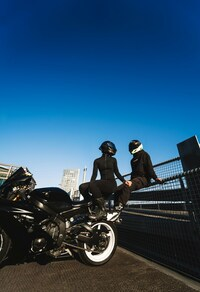
#> input picture small_test_image.jpg, 200 x 292 px
$ python filters.py -i small_test_image.jpg
#> lines starting #> are read from the running program, lines starting #| are printed output that depends on the picture; after the words box and inside, x2 and y2 are one past the last pixel; in counts of white or black regions, pixels touching at a corner belong together
from __future__ import annotations

import math
import os
from pathlib import Path
from typing import Literal

import numpy as np
from PIL import Image, ImageEnhance
from smolagents import tool

# ---------------------------------------------------------------------------
# Helper utilities
# ---------------------------------------------------------------------------


def _to_numpy(img: Image.Image) -> np.ndarray:
    """Convert a ``PIL.Image`` to a ``float32`` NumPy array in the `[0, 1]` range.

    Args:
        img (PIL.Image.Image): Input image in RGB mode.

    Returns:
        np.ndarray: Array of shape *(H, W, 3)* with values ∈ [0, 1].
    """
    return np.asarray(img).astype(np.float32) / 255.0


def _to_image(arr: np.ndarray) -> Image.Image:
    """Convert a `[0, 1]` NumPy array back to an 8‑bit ``PIL.Image``.

    Args:
        arr (np.ndarray): Image data scaled to the `[0, 1]` range.

    Returns:
        PIL.Image.Image: 8‑bit RGB image.
    """
    arr_uint8 = np.clip(arr * 255.0 + 0.5, 0, 255).astype(np.uint8)
    return Image.fromarray(arr_uint8)


# ---------------------------------------------------------------------------
# Basic global adjustments
# ---------------------------------------------------------------------------


@tool
def adjust_contrast(img: Image.Image, factor: float) -> Image.Image:
    """Adjust global contrast.

    Args:
        img (PIL.Image.Image): Input image.
        factor (float): Contrast multiplier. `1.0` leaves the image unchanged;
            values > 1 increase contrast and values < 1 flatten it.
            A factor of 1.1 is a lot. A factor of 1.02 is a delicate modification .


    Returns:
        PIL.Image.Image: Contrast‑adjusted image.

    """
    return ImageEnhance.Contrast(img).enhance(factor)


@tool
def adjust_exposure(img: Image.Image, ev: float) -> Image.Image:
    """Adjust exposure by a given EV (Exposure Value) offset.

    Args:
        img (PIL.Image.Image): Input image.
        ev (float): Exposure compensation in stops. `+1` doubles brightness,
            `‑1` halves it.
            a ev of 0.2 is a lot. a ev of 0.05 is a delicate modification .


    Returns:
        PIL.Image.Image: Exposure‑adjusted image.
    """
    return _to_image(_to_numpy(img) * (2.0**ev))


@tool
def adjust_saturation(img: Image.Image, factor: float) -> Image.Image:
    """Adjust global saturation.

    Args:
        img (PIL.Image.Image): Input image.
        factor (float): Saturation multiplier. Values > 1 intensify colour and
            values < 1 desaturate. `factor *= 1.10` (or `0.90`) yields a ± 10 % change.
            a factor of 1.5 is a lot. a factor of 1.1 is a delicate modification .

    Returns:
        PIL.Image.Image: Saturation‑adjusted image.

    """
    return ImageEnhance.Color(img).enhance(factor)


# ---------------------------------------------------------------------------
# Shadows / Highlights
# ---------------------------------------------------------------------------


@tool
def adjust_shadows_highlights(
    img: Image.Image,
    shadow: float = 1.0,
    highlight: float = 1.0,
) -> Image.Image:
    """Lift shadows or tame highlights.

    Args:
        img (PIL.Image.Image): Input image.
        shadow (float, optional): Multiplier applied mainly to dark tones.
            Defaults to `1.0`. Values > 1 brighten shadows; < 1 darken them.
        highlight (float, optional): Multiplier applied mainly to bright tones.
            Defaults to `1.0`. Values < 1 recover detail; > 1 brighten further.
        Here, variations of 1, are a lot.
        Variations under 0.2 are not noticeable.

    Returns:
        PIL.Image.Image: Image with adjusted shadows/highlights.

    Notes:
        A 10 % shadow lift is `shadow *= 1.10`; a 10 % highlight cut is
        `highlight *= 0.90`.
    """
    arr = _to_numpy(img)
    lum = arr.mean(axis=2, keepdims=True)
    shadow_mask = np.clip(1.0 - lum * 2.0, 0.0, 1.0)
    highlight_mask = np.clip((lum - 0.5) * 2.0, 0.0, 1.0)
    arr = arr * (shadow_mask * (shadow - 1.0) + 1.0)
    arr = arr * (highlight_mask * (highlight - 1.0) + 1.0)
    return _to_image(arr)


# ---------------------------------------------------------------------------
# White‑balance: Temperature & Tint
# ---------------------------------------------------------------------------


# @tool
# [33 lines left out: functions adjust_temperature, adjust_tint, not called in this run]


# ---------------------------------------------------------------------------
# RGB ⇄ HSL helpers
# ---------------------------------------------------------------------------


@tool
def rgb_to_hsl(img: Image.Image) -> tuple[np.ndarray, np.ndarray, np.ndarray]:
    """Vectorised RGB→HSL conversion.

    Args:
        img: PIL.Image.Image: 8‑bit RGB image.

    Returns:
        Tuple[np.ndarray, np.ndarray, np.ndarray]: Hue, Saturation, Lightness
        arrays each in `[0, 1]` and shape *(H, W)*.
    """
    arr = _to_numpy(img)
    r, g, b = arr[..., 0], arr[..., 1], arr[..., 2]
    maxc, minc = arr.max(axis=2), arr.min(axis=2)
    li = (maxc + minc) / 2.0
    s = np.zeros_like(li)
    diff = maxc - minc
    mask = diff != 0
    lesser = li < 0.5
    s[mask & lesser] = diff[mask & lesser] / (maxc + minc)[mask & lesser]
    s[mask & ~lesser] = diff[mask & ~lesser] / (2.0 - maxc - minc)[mask & ~lesser]
    h = np.zeros_like(li)
    rc, gc, bc = (maxc - r) / (diff + 1e-20), (maxc - g) / (diff + 1e-20), (maxc - b) / (diff + 1e-20)
    h[maxc == r] = (bc - gc)[maxc == r]
    h[maxc == g] = 2.0 + (rc - bc)[maxc == g]
    h[maxc == b] = 4.0 + (gc - rc)[maxc == b]
    h = (h / 6.0) % 1.0
    h[~mask] = 0.0
    return h, s, li


def hsl_to_rgb(h: np.ndarray, s: np.ndarray, li: np.ndarray) -> np.ndarray:
    """Vectorised HSL→RGB conversion.

    Args:
        h (np.ndarray): Hue channel `[0, 1]`.
        s (np.ndarray): Saturation channel `[0, 1]`.
        li (np.ndarray): Lightness channel `[0, 1]`.

    Returns:
        PIL.Image.Image: 8‑bit RGB image.
    """

    def _f(n: float) -> np.ndarray:
        k = (n + h * 12.0) % 12.0
        a = s * np.minimum(li, 1.0 - li)
        return li - a * np.clip(np.minimum(np.minimum(k - 3.0, 9.0 - k), 1.0), -1.0, 1.0)

    r, g, b = _f(0.0), _f(8.0), _f(4.0)
    return _to_image(np.stack([r, g, b], axis=-1))


# Hue centres and +/- half‑widths (degrees) taken from Adobe’s HSL model
COLOR_RANGES: dict[str, tuple[float, float]] = {
    "red": (345, 15),  # 345° → 15° (wraps around 0)
    "orange": (15, 45),
    "yellow": (45, 75),
    "green": (75, 165),
    "aqua": (165, 195),
    "blue": (195, 255),
    "purple": (255, 285),
    "magenta": (285, 345),
}

ColorName = Literal[
    "red",
    "orange",
    "yellow",
    "green",
    "aqua",
    "blue",
    "purple",
    "magenta",
]


def _range_for(color: ColorName) -> tuple[float, float]:
    start, end = COLOR_RANGES[color]
    return start % 360, end % 360


@tool
def adjust_hue_color(
    h: np.ndarray, s: np.ndarray, li: np.ndarray, color: ColorName, delta: float
) -> tuple[np.ndarray, np.ndarray, np.ndarray]:
    """Shift the **hue** of a specific colour bucket.

    Args:
        h (np.ndarray): Hue channel `[0, 1]`.
        s (np.ndarray): Saturation channel `[0, 1]`.
        li (np.ndarray): Lightness channel `[0, 1]`.
        color (ColorName): Colour family to target [red, orange, yellow, green, aqua, blue, purple, magenta]
        delta (float): Hue shift *in degrees*. 15 degrees is good increment. 40 is a lot. 5 is a delicate modification .

    Returns:
        Tuple[np.ndarray, np.ndarray, np.ndarray]: Hue, Saturation, Lightness
        arrays each in `[0, 1]` and shape *(H, W)*.

    """
    return adjust_hsl_channel(h, s, li, _range_for(color), h_delta=delta)


@tool
def adjust_saturation_color(
    h: np.ndarray, s: np.ndarray, li: np.ndarray, color: ColorName, factor: float
) -> tuple[np.ndarray, np.ndarray, np.ndarray]:
    """Change **saturation** of a specific colour bucket.

    Args:
        h (np.ndarray): Hue channel `[0, 1]`.
        s (np.ndarray): Saturation channel `[0, 1]`.
        li (np.ndarray): Lightness channel `[0, 1]`.
        color (ColorName): Colour family to target [red, orange, yellow, green, aqua, blue, purple, magenta]
        factor (float): Saturation multiplier. Factor under +/- 0.1 are delicate modifications.
            Factor of 0.2 and 1.8 are very strong variations.

    Returns:
        Tuple[np.ndarray, np.ndarray, np.ndarray]: Hue, Saturation, Lightness
        arrays each in `[0, 1]` and shape *(H, W)*.
    """
    return adjust_hsl_channel(h, s, li, _range_for(color), s_factor=factor)


# [17 lines left out: function adjust_luminance_color, not called in this run]


def adjust_hsl_channel(
    h: np.ndarray,
    s: np.ndarray,
    li: np.ndarray,
    hue_range: tuple[float, float],
    h_delta: float = 0.0,
    s_factor: float = 1.0,
    l_factor: float = 1.0,
) -> Image.Image:
    """Adjust Hue, Saturation, or Lightness for pixels within a hue slice.

    Args:
        h (np.ndarray): Hue channel `[0, 1]`.
        s (np.ndarray): Saturation channel `[0, 1]`.
        li (np.ndarray): Lightness channel `[0, 1]`.
        hue_range (Tuple[float, float]): Start and end hue in degrees `[0, 360)`.
            The range may wrap past 360° (e.g. `(350, 20)` selects reds).
        h_delta (float, optional): Hue shift in degrees. Defaults to `0.0`.
        s_factor (float, optional): Saturation multiplier. Defaults to `1.0`.
        l_factor (float, optional): Lightness multiplier. Defaults to `1.0`.

    Returns:
        PIL.Image.Image: Image with per‑hue HSL adjustment applied.

    Notes:
        Typical 10 % tweaks: `h_delta ≈ ±10°`, `s_factor *= 1.10`,
        `l_factor *= 1.10` (or `0.90`).
    """
    h_start, h_end = np.deg2rad(hue_range[0]), np.deg2rad(hue_range[1])
    h_rad = h * 2 * math.pi
    if hue_range[0] <= hue_range[1]:
        mask = (h_rad >= h_start) & (h_rad <= h_end)
    else:
        mask = (h_rad >= h_start) | (h_rad <= h_end)

    h_new = h.copy()
    s_new = s.copy()
    l_new = li.copy()

    h_new[mask] = (h[mask] + h_delta / 360.0) % 1.0
    s_new[mask] = np.clip(s[mask] * s_factor, 0.0, 1.0)
    l_new[mask] = np.clip(li[mask] * l_factor, 0.0, 1.0)

    return h_new, s_new, l_new


# ---------------------------------------------------------------------------
# Creative effects
# ---------------------------------------------------------------------------


@tool
def add_vignette(img: Image.Image, strength: float = 0.5) -> Image.Image:
    """Add a radial vignette.

    Args:
        img (PIL.Image.Image): Input image.
        strength (float, optional): Corner darkening amount in `[0, 1]`. Defaults
            to `0.5`. `strength *= 1.10` boosts the vignette ~10 %.
        A strength of 1 is the maximum a lot. Under 0.2 is a delicate modification .
    Returns:
        PIL.Image.Image: Vignetted image.
    """
    softness = 0.5
    w, h = img.size
    cx, cy = w / 2, h / 2
    y, x = np.ogrid[:h, :w]
    r = np.sqrt((x - cx) ** 2 + (y - cy) ** 2)
    mask = 1.0 - strength * ((r / r.max()) ** (softness * 4.0))
    return _to_image(_to_numpy(img) * mask[..., None])


@tool
def add_grain(img: Image.Image, amount: float = 0.05) -> Image.Image:
    """Add monochromatic Gaussian grain.

    Args:
        img (PIL.Image.Image): Input image.
        amount (float, optional): Noise standard deviation in the `[0, 1]`
            domain.
            An amount of 0.01 is a delicate modification . The max is 0.1.
            In classic usage 0.02 is a good start.
    """
    noise = np.random.normal(0.0, amount, _to_numpy(img).shape).astype(np.float32)
    return _to_image(_to_numpy(img) + noise)


@tool
def save_image(h: np.ndarray, s: np.ndarray, li: np.ndarray, output_directory: str) -> None:
    """Save an HSL image as a JPEG file in the specified directory.

    The image will be saved with a filename of the form "trial_N.jpeg", where N is the
    current count of JPEG files in the directory.

    Args:
        h (np.ndarray): Hue channel `[0, 1]`.
        s (np.ndarray): Saturation channel `[0, 1]`.
        li (np.ndarray): Lightness channel `[0, 1]`.
        output_directory (str): Path to the output directory.

    Returns:
        str: The full path to the saved image file.
    """
    img = hsl_to_rgb(h, s, li)
    nb_iter = str(len([f for f in os.listdir(output_directory) if f.endswith(".jpeg")]))
    output_path = os.path.join(output_directory, f"trial_{nb_iter}.jpeg")
    img.save(output_path, format="JPEG", quality=95)


@tool
def load_image(path: str) -> Image.Image:
    """Load an image from a file.

    Args:
        path (str): File path to the image.

    Returns:
        PIL.Image.Image: Loaded image in RGB mode.
    """
    return Image.open(path).convert("RGB")


# ---------------------------------------------------------------------------
# Demo pipeline
# ---------------------------------------------------------------------------


def demo_all(input_path: str, output_dir: str | Path = "demo_out") -> None:
    """Run every adjustment once and save results.

    Args:
        input_path (str): Path to the source image file.
        output_dir (str | Path, optional): Directory to write results. Defaults
            to ``"demo_out"``.

    Returns:
        Dict[str, str]: Mapping of effect name to the saved file path.
    """
    img = load_image(path=input_path)
#> in load_image, returned value is the input picture: PIL image 200x292 RGB; mean R, G, B 37.5, 77.3, 108.7

    # Apply global RGB adjustments in sequence
    # 2. Reduced exposure (moderately)
    img = adjust_exposure(img=img, ev=0.05)  # Decreased from 0.1 as per feedback

    # 1. Reduced contrast (significantly)
    img = adjust_contrast(img=img, factor=1.03)  # From 1.1 to 1.03 (delicate contrast increase)

    # 3. Reduced global saturation
    img = adjust_saturation(img=img, factor=1.1)  # From 1.2 to 1.1 (moderate enhancement)

    # 5. Subtler shadows/highlights
    img = adjust_shadows_highlights(img=img, shadow=1.05, highlight=0.95)  # From 1.1  # From 0.9 to 0.95

    # 7. Remove vignette
    img = add_vignette(img=img, strength=0.0)  # Set to min per feedback

    # 8. Remove grain
    img = add_grain(img=img, amount=0.0)  # No grain
#> in add_grain, `noise = np.random.normal(0.0, amount, _to_numpy(img).shape).astype(np...`: noise: shape (292, 200, 3) float32; every value is 0

    # Convert to HSL for color-specific modifications
    h, s, li = rgb_to_hsl(img)
#> in rgb_to_hsl, `mask = diff != 0`:
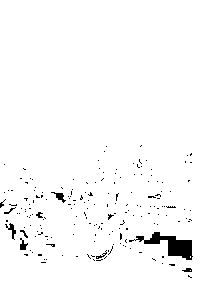
#> mask: shape (292, 200) bool; 97.6% white; 184 black regions (175 under 20 px), largest, box (x1, y1, x2, y2) and area: (129, 232, 193, 260) 651, (5, 223, 16, 240) 63, (51, 192, 66, 203) 62
#> in rgb_to_hsl, `lesser = li < 0.5`: lesser: shape (292, 200) bool; 84.3% white; 110 black regions (99 under 20 px), largest, box (x1, y1, x2, y2) and area: (0, 121, 179, 201) 7577, (85, 223, 115, 262) 367, (153, 160, 183, 181) 338
#> in rgb_to_hsl, `s[mask & ~lesser] = diff[mask & ~lesser] / (2.0 - maxc - minc)[mask & ..`:
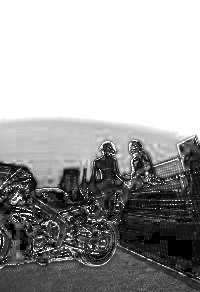
#> s: shape (292, 200) float32; min 0, max 1, mean 0.63
#> in rgb_to_hsl, `rc, gc, bc = (maxc - r) / (diff + 1e-20), (maxc - g) / (diff + 1e-20),..`:
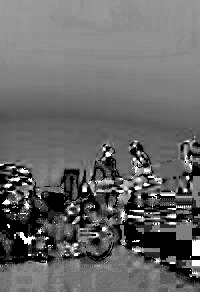
#> gc: shape (292, 200) float32; min 0, max 1, mean 0.411
#> in rgb_to_hsl, `h[maxc == g] = 2.0 + (rc - bc)[maxc == g]`:
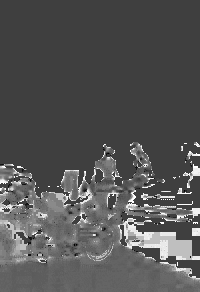
#> h: shape (292, 200) float32; min -1, max 3, mean 0.339; drawn with min black and max white
#> in rgb_to_hsl, `h[~mask] = 0.0`:
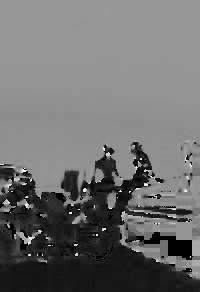
#> h: shape (292, 200) float32; min 0, max 0.993, mean 0.437

    # 3(a) Reduced blue saturation
    h, s, li = adjust_saturation_color(h=h, s=s, li=li, color="blue", factor=1.3)  # From 1.5 to 1.3
#> in adjust_hsl_channel, `mask = (h_rad >= h_start) & (h_rad <= h_end)`: mask: shape (292, 200) bool; 63.7% white; 35 black regions (29 under 20 px), largest, box (x1, y1, x2, y2) and area: (0, 141, 200, 292) 20560, (176, 161, 200, 196) 311, (185, 150, 200, 163) 85, (154, 221, 176, 228) 85, (180, 141, 188, 152) 28, (193, 141, 200, 148) 28

    # 3(b) Reduced red & yellow saturation
    for color in ["red", "yellow"]:
        h, s, li = adjust_saturation_color(h=h, s=s, li=li, color=color, factor=1.1)  # From 1.2 to 1.1

    # 4. Adjusted hue (reduced intensity)
    # Red/orange toward amber
    h, s, li = adjust_hue_color(h=h, s=s, li=li, color="red", delta=10)  # From 15° to 10°
#> in adjust_hsl_channel (call 4), `h_new[mask] = (h[mask] + h_delta / 360.0) % 1.0`: h_new: shape (292, 200) float32; 3.1% of pixels changed, all inside (x1, y1, x2, y2) = (0, 145, 193, 278)
    h, s, li = adjust_hue_color(h=h, s=s, li=li, color="orange", delta=10)  # From 15° to 10°
#> in adjust_hsl_channel (call 5), `mask = (h_rad >= h_start) & (h_rad <= h_end)`:
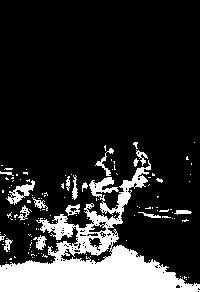
#> mask: shape (292, 200) bool; 17.5% white; 128 white regions (110 under 20 px), largest, box (x1, y1, x2, y2) and area: (0, 160, 200, 292) 8638, (6, 180, 35, 205) 260, (95, 148, 114, 176) 119
#> in adjust_hsl_channel (call 5), `h_new[mask] = (h[mask] + h_delta / 360.0) % 1.0`: h_new: shape (292, 200) float32; min 0, max 0.997, mean 0.442

    # Blue cooling (reduced effect)
    h, s, li = adjust_hue_color(h=h, s=s, li=li, color="blue", delta=-10)  # From -15° to -10°

    # [16 lines of commented-out code are left out]
    print(output_dir)
    save_image(h, s, li, output_directory=output_dir)
#> in save_image, `img = hsl_to_rgb(h, s, li)`:
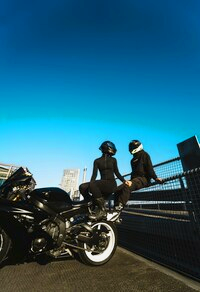
#> img: PIL image 200x292 RGB; mean R, G, B 34.5, 97.1, 120.4


if __name__ == "__main__":
    import argparse
    import tempfile

    parser = argparse.ArgumentParser(description="Run all photo adjustments on an image.")
    parser.add_argument("--input", "-i", type=str, help="Path to the input image file.")
    parser.add_argument(
        "--output_dir",
        "-o",
        type=str,
        default=None,
        help="Directory to save the output images.",
    )
    args = parser.parse_args()

    if not args.output_dir:
        args.output_dir = tempfile.mkdtemp(prefix="photo_adjustments_")

    demo_all(args.input, args.output_dir)
